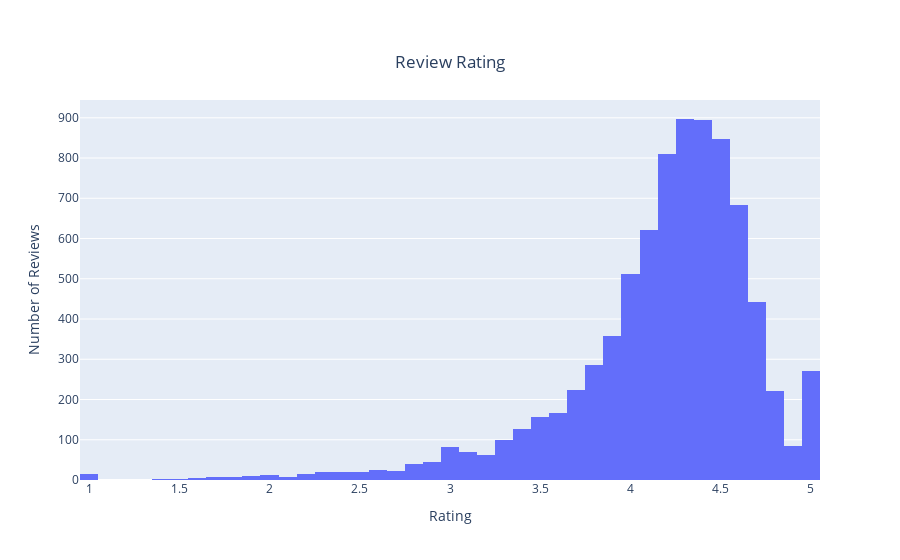

Here is the notebook cell this chart was saved with:
### Markdown cell above
##### IV. Distribution of App Rating
* Family games are the most abundant apps in Google Play with Tools,medical, and productivity apps are the runner-ups
* After having witnessed the market share for each category of apps, let's see how all these apps perform on an average. App ratings (on a scale of 1 to 5) impact the discoverability, conversion of apps as well as the company's overall brand image. Ratings are a key performance indicator of an app.
* From our research, we found that the average volume of ratings across all app categories is 4.17. The histogram plot is skewed to the left indicating that the majority of the apps are highly rated with only a few exceptions in the low-rated apps.

### Code cell
# Average rating of apps
avg_app_rating = round(apps.Rating.mean(),2)
print('Average app rating:', avg_app_rating)
# Distribution of apps acording to their rating
fig = go.Figure(go.Histogram(x=apps['Rating']))
# Vertical dashed line to indicate the average app rating
layout = {'shapes': [{
              'type' :'line',
              'x0': avg_app_rating,
              'y0': 0,
              'x1': avg_app_rating,
              'y1': 1000,
              'line': { 'dash': 'dashdot'}
          }]
          }
# Add title, x and y labels
fig.update_layout(
    title={'text':'Review Rating',
          'y':0.9,
          'x':0.5,
          'xanchor':'center',
          'yanchor':'top'},
    xaxis_title='Rating',
    yaxis_title='Number of Reviews')
fig.show()

### Figure 1 — Plotly figure (JSON) as saved in the notebook; plotly's stock layout.template omitted (floating-point values rounded to 4 significant figures; data arrays with more than 128 entries replaced by an {"elided": "..."} marker saying what was removed)
{"data": [{"type": "histogram", "x": {"elided": "9659 float values"}}], "layout": {"title": {"text": "Review Rating", "x": 0.5, "xanchor": "center", "y": 0.9, "yanchor": "top"}, "xaxis": {"title": {"text": "Rating"}}, "yaxis": {"title": {"text": "Number of Reviews"}}}}
